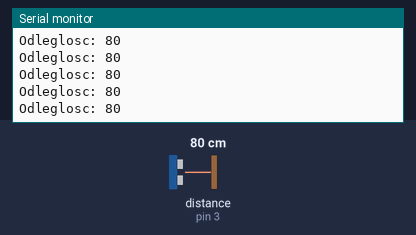
Bench run of a sketch on a simulated Arduino Uno, built with avr-gcc and run on an emulated ATmega328P. On the bench: the last lines printed to the serial monitor. Wiring (inferred from the names in the program): ultrasonic range finder: trigger pin 2; echo pin 3. The test bench sets the inputs (shaded band); at power-on: distance to the obstacle (sensor on pin 3) 80 cm. The echo pulse lasts 58.3 µs per cm.

Above: at 1.2 s.
1.3 s: distance to the obstacle (sensor on pin 3) set to 299 cm
At 1.62 s:
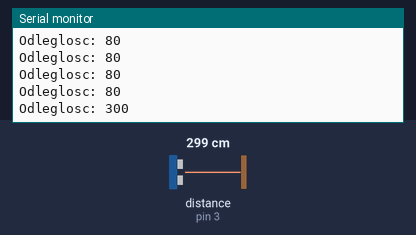
4.3 s: distance to the obstacle (sensor on pin 3) set to 2 cm
At 4.45 s:
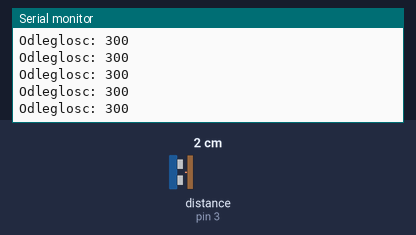
Timing chart, 0 to 7.3 s (numbered marks = the images above; inputs shaded):
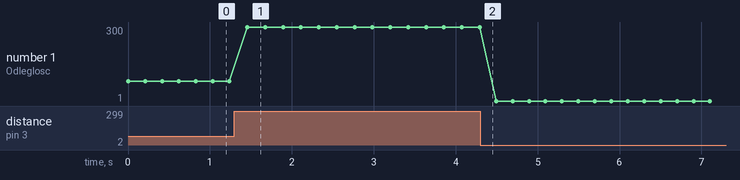

The sketch:

CzujnikOdleglosci.ino
```cpp
#define trig 2
#define echo 3

int distance;

void setup()
{
Serial.begin(9600);

pinMode(trig, OUTPUT);
pinMode(echo, INPUT);
}

void loop()
{
 digitalWrite(trig, LOW);
 delayMicroseconds(2);
 digitalWrite(trig, HIGH);
 delayMicroseconds(10);
 digitalWrite(trig, LOW);

 distance = (pulseIn(echo, HIGH))/58;

 Serial.print("Odleglosc: ");
 Serial.println(distance);
 delay(200);
}
```

Measured:
- after the input at 1.3 s, the serial monitor: prints a new line after 0.16 s (image 1)
- plotted number 1: 80 → 300 after the input at 1.3 s, 300 → 1 after the input at 4.3 s
